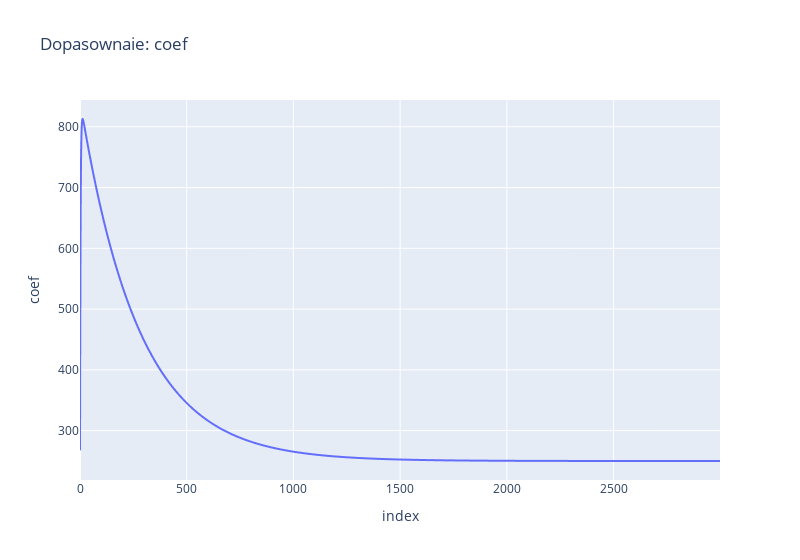

Here is the notebook cell this chart was saved with:
### Code cell
px.line(df, y='coef', width=800, title='Dopasownaie: coef')

### Figure 1 — Plotly figure (JSON) as saved in the notebook; plotly's stock layout.template omitted (floating-point values rounded to 4 significant figures; data arrays with more than 128 entries replaced by an {"elided": "..."} marker saying what was removed)
{"data": [{"hovertemplate": "index=%{x}<br>coef=%{y}<extra></extra>", "legendgroup": "", "line": {"color": "#636efa", "dash": "solid"}, "marker": {"symbol": "circle"}, "mode": "lines", "name": "", "showlegend": false, "type": "scattergl", "x": {"elided": "3000 int values"}, "xaxis": "x", "y": {"elided": "3000 float values"}, "yaxis": "y"}], "layout": {"legend": {"tracegroupgap": 0}, "title": {"text": "Dopasownaie: coef"}, "width": 800, "xaxis": {"anchor": "y", "domain": [0, 1], "title": {"text": "index"}}, "yaxis": {"anchor": "x", "domain": [0, 1], "title": {"text": "coef"}}}}
